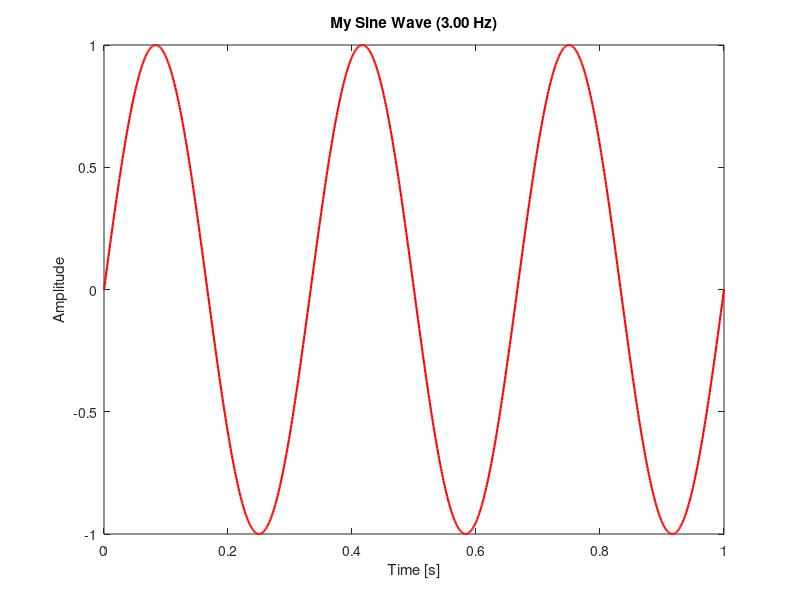

This chart was generated by the following MATLAB code:
frequency = 3; % Change frequency in Hz
t = linspace(0, 1, 1000);
plot(t, sin(2*pi*frequency*t), 'LineWidth', 1.5, 'Color','r');
xlabel('Time [s]');
ylabel('Amplitude');
title(sprintf('My Sine Wave (%.2f Hz)', frequency));
